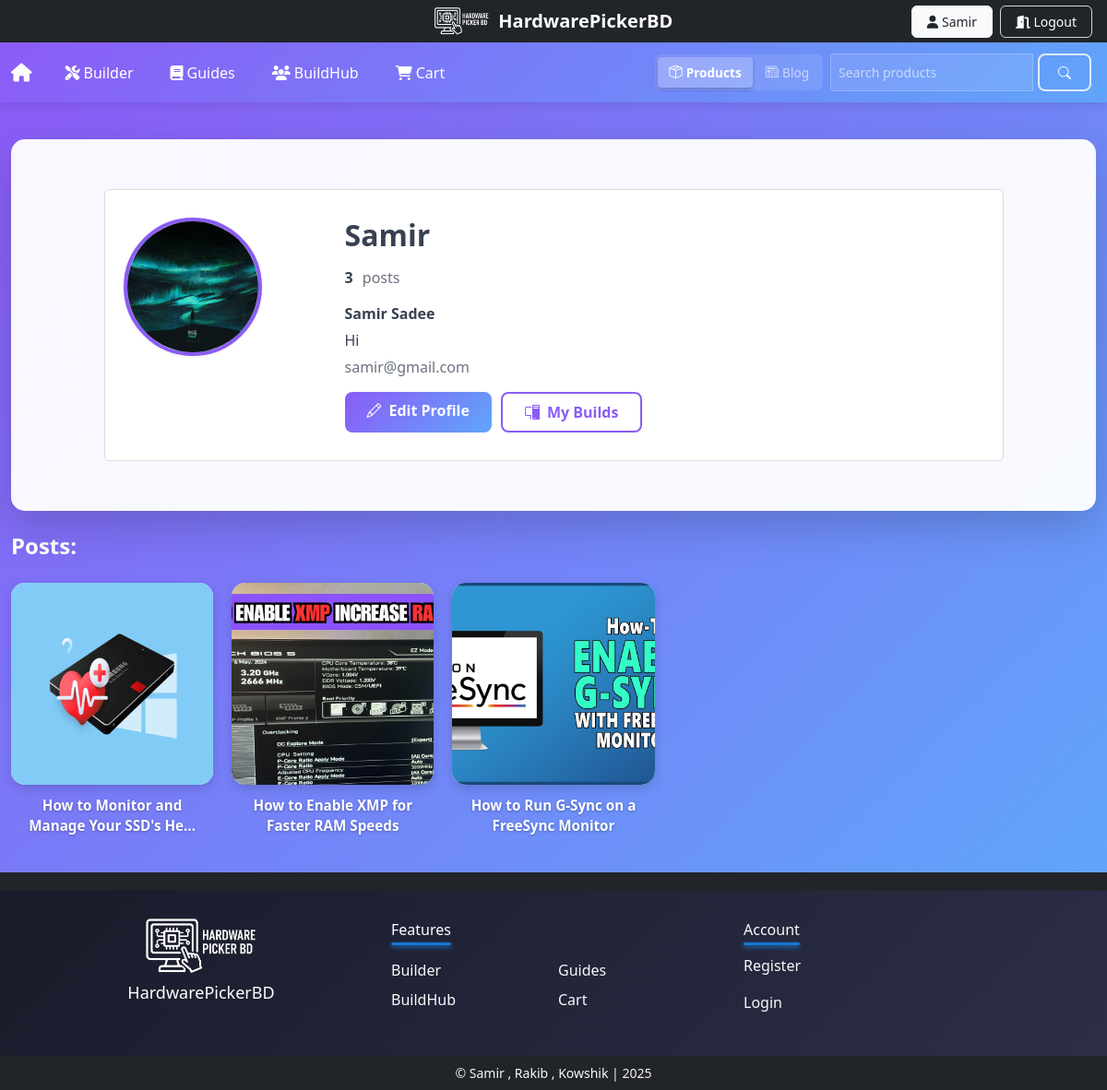
Screenshot of /userprofile/profile/ (signed in) with the database file from the repository.
### userprofile/models.py (models this page shows, shortened)
class UserProfile(models.Model):
    user = models.OneToOneField(User, on_delete=models.CASCADE)
    first_name = models.CharField(max_length=30,null=True ,blank=True)
    last_name = models.CharField(max_length=30, null=True,blank=True)
    phone_number = models.CharField(max_length=15,null=True ,blank=True)
    address = models.TextField(null=True ,blank=True)
    date_of_birth = models.DateField(null=True, blank=True)
    bio = models.TextField(null=True ,blank=True)
    image = models.ImageField(default='default.jpg', upload_to='profile_pics/',null=True ,blank=True)

### buildhub/models.py (models this page shows, shortened)
class BlogPost(models.Model):
    display_image= models.ImageField(upload_to='blog_images/',null=True,blank=True)
    title = models.CharField(max_length=200)
    content = models.TextField()
    author = models.ForeignKey(User, on_delete=models.CASCADE)
    created = models.DateTimeField(auto_now_add=True)
    updated = models.DateTimeField(auto_now=True)

### userprofile/views.py (the view)
# urls.py: path('userprofile/', include('userprofile.urls')),
def userprofile(request):
    return render(request, 'userprofile/profile.html')

### templates/userprofile/profile.html (shortened to what this page needs)
{% extends 'base.html' %}
{% load static %}
{% block content %}
<link rel="stylesheet" href="{% static 'css/profile.css' %}">
<div class="profile-page-wrapper" style="background: linear-gradient(135deg, #8b5cf6 0%, #60a5fa 100%); padding: 40px 0 0 0;">
    <div class="container" style="padding-bottom: 40px; max-width: 1200px;">
        <div class="card border-0 shadow-lg mb-4" style="border-radius: 15px; background: rgba(255,255,255,0.95);">
            <div class="card-body p-4">
                <div class="profile-header">
                    <div class="profile-avatar">
                        {% if user.userprofile.image %}
                        <img src="{{ user.userprofile.image.url }}" alt="{{ user.username }} avatar" style="width: 150px; height: 150px; border-radius: 50%; object-fit: cover; border: 4px solid #8b5cf6;">
                        {% else %}
                        <img src="{% static 'image/logo.png' %}" alt="default avatar" style="width: 150px; height: 150px; border-radius: 50%; object-fit: cover; border: 4px solid #8b5cf6;">
                        {% endif %}
                    </div>
                    <div class="profile-meta" style="flex: 1; margin-left: 30px;">
                        <h2 style="color: #374151; font-weight: 700; margin-bottom: 15px;">{{ user.username }}</h2>
                        <div class="profile-stats" style="display: flex; gap: 30px; margin-bottom: 15px;">
                            <div style="color: #6b7280;"><b style="color: #374151;">{{ user.blogpost_set.count }}</b> posts</div>
                        </div>
                        <div class="profile-bio" style="margin-bottom: 15px; color: #374151;">
                            {% if user.userprofile.first_name or user.userprofile.last_name %}
                            <div style="margin-bottom: 5px;"><b>{{ user.userprofile.first_name }} {{ user.userprofile.last_name }}</b></div>
                            {% endif %}
                            {% if user.userprofile.bio %}
                            <div style="margin-bottom: 5px;">{{ user.userprofile.bio }}</div>
                            {% endif %}
                            <div style="color: #6b7280;">{{ user.email }}</div>
                        </div>
                        <div class="profile-actions" style="display: flex; gap: 10px;">
                            <a href="{% url 'edit_profile' %}" class="btn px-4 py-2" style="background: linear-gradient(135deg, #8b5cf6 0%, #60a5fa 100%); border: none; color: white; font-weight: 600; border-radius: 8px; text-decoration: none; transition: all 0.3s ease;">
                                <i class="bi bi-pencil me-2"></i>Edit Profile
                            </a>
                            <a href="{% url 'order_list' %}" class="btn btn-outline-secondary px-4 py-2" style="border: 2px solid #8b5cf6; color: #8b5cf6; font-weight: 600; border-radius: 8px; text-decoration: none; transition: all 0.3s ease;">
                                <i class="bi bi-pc-display me-2"></i>My Builds
                            </a>
                        </div>
                    </div>
                </div>
            </div>
        </div>
        <div style="margin-bottom: 25px;">
            <h4 style="color: white; font-weight: 700; margin-bottom: 0;">Posts:</h4>
        </div>
        <div class="posts-grid">
            {% for post in user.blogpost_set.all reversed %}
            <a href="{% url 'blog_details' post.id %}" class="post-item">
                <div class="post-thumbnail">
                    {% if post.display_image %}
                    <img src="{{ post.display_image.url }}" alt="{{ post.title }}">
                    {% else %}
                    <img src="{% static 'image/logo.png' %}" alt="no image">
                    {% endif %}
                </div>
                <div class="post-title">
                    {{ post.title|truncatechars:40 }}
                </div>
            </a>
            {% endfor %}
        </div>
    </div>
</div>
{% endblock %}

### templates/main/header.html (shortened to what this page needs)
{% load static %}
<section>
  <div class="bg-dark text-white py-2" style="background-color: #212529 !important;">
    <div class="container d-flex justify-content-between align-items-center">
      <div class="mx-auto d-flex align-items-center">
        <img src="{% static 'image/logo.png' %}" alt="Site Logo"
             style="height: 30px; margin-right: 10px;"
             class="d-inline-block align-text-top">
        <span class="fw-bold fs-5">HardwarePickerBD</span>
      </div>
      <div class="position-absolute end-0 me-3">
        {% if user.is_authenticated %}
          <div class="d-flex align-items-center">
            <a href="{% url 'profile' %}" class="btn btn-sm btn-light text-dark me-2">
              <i class="fas fa-user me-1"></i>{{ user.username }}
            </a>
            <a href="{% url 'logout' %}" class="btn btn-sm btn-outline-light">
              <i class="fa-solid fa-door-open"></i> Logout
            </a>
          </div>
        {% endif %}
      </div>
    </div>
  </div>
<nav class="navbar navbar-expand-lg navbar-dark" style="background-color: #191b2a !important;">
  <div class="container-fluid">
    <a class="navbar-brand me-3" href="{% url 'home' %}">
      <i class="fa-solid fa-house"></i>
    </a>
    <div class="collapse navbar-collapse" id="navbarNavDropdown">
      <ul class="navbar-nav">
        <li class="nav-item">
          <a class="nav-link" href="{% url 'cpu' %}">
            <i class="fas fa-tools me-1"></i>Builder
          </a>
        </li>
        <li class="nav-item">
          <a class="nav-link" href="{% url 'guide_list' %}">
            <i class="fas fa-book me-1"></i>Guides
          </a>
        </li>
        <li class="nav-item">
          <a class="nav-link" href="{% url 'blog' %}">
            <i class="fa-solid fa-users me-1"></i>  BuildHub
          </a>
        </li>
        <li class="nav-item">
          <a class="nav-link" href="{% url 'cart_view' %}">
            <i class="fas fa-shopping-cart me-1"></i>Cart
          </a>
        </li>
      </ul>
<form id="unified-search-form" class="d-flex ms-auto position-relative align-items-center" role="search" method="get" action="{% url 'product_search' %}">
    <div class="search-mode-switcher me-2">
        <button type="button" class="mode-btn active" data-mode="products">
            <i class="bi bi-box-seam me-1"></i>Products
        </button>
        <button type="button" class="mode-btn" data-mode="blog">
            <i class="bi bi-newspaper me-1"></i>Blog
        </button>
    </div>
    <div class="input-group">
        <input id="unified-search-input" class="form-control form-control-sm" type="search" placeholder="Search products" aria-label="Search" name="q" autocomplete="off" value="{{ request.GET.q|default_if_none:'' }}">
        <button class="btn btn-outline-light btn-sm" type="submit">
            <i class="bi bi-search"></i>
        </button>
    </div>
</form>
    </div>
  </div>
</nav>
</section>

### static/css/style.css (style rules this page uses)
* { margin: 0; padding: 0; box-sizing: border-box; }
:root { --gold: #FFD700; --gold-dark: #FFA500; --coral: #FF7F50; --coral-dark: #FF6347; --violet: #8b5cf6; --blue: #60a5fa; }
.bg-dark .btn-sm { padding: 6px 16px !important; font-size: 0.875rem !important; border-width: 1px !important; border-radius: 6px !important; line-height: 1.5 !important; font-weight: 500 !important; transition: all 0.2s ease !important; margin: 0 !important; }
.bg-dark .btn-outline-light { border: 1px solid rgba(255,255,255,0.8) !important; color: #fff !important; background-color: transparent !important; }
.bg-dark .btn-light { background-color: #f8f9fa !important; border: 1px solid #f8f9fa !important; color: #212529 !important; }
.bg-dark .me-2 { margin-right: 8px !important; }
.navbar .btn { padding: 8px 20px !important; margin: 0 5px !important; border-width: 2px !important; border-radius: 8px !important; font-weight: 500; transition: all 0.3s ease; }
.navbar .btn-outline-light { border: 2px solid rgba(255,255,255,0.8) !important; color: #fff !important; }
.navbar { background: linear-gradient(135deg, #8b5cf6 0%, #60a5fa 100%) !important; box-shadow: 0 4px 12px rgba(0,0,0,0.1); padding: 12px 0 !important; }
.nav-item a { color: #ffffff !important; font-weight: 500; transition: all 0.3s ease; padding: 8px 15px !important; }
.btn-outline-light { border: 2px solid var(--gold); color: var(--gold); font-weight: 600; padding: 12px 30px; border-radius: 50px; transition: all 0.3s ease; background: transparent; }
.card { transition: all 0.3s ease; }

### static/css/profile.css (style rules this page uses)
:root { --accent:#262626; --muted:#8e8e8e; --primary:#3897f0; }
.profile-header { max-width:975px;margin:30px auto;display:flex;gap:30px;align-items:center;padding:30px 20px;background:#fff;border:1px solid #dbdbdb;border-radius:6px }
.profile-avatar { flex:0 0 180px }
.profile-avatar img { width:150px;height:150px;border-radius:50%;object-fit:cover;border:4px solid #fff;box-shadow:0 1px 3px rgba(0,0,0,0.08) }
.profile-meta { flex:1 }
.profile-meta h2 { font-weight:300;color:var(--accent);margin:0 0 8px }
.profile-stats { display:flex;gap:24px;color:var(--accent);margin:8px 0 }
.profile-stats b { font-weight:600;margin-right:6px }
.profile-bio { color:var(--muted);margin-top:10px }
.profile-actions { margin-top:14px }

### templates/main/header.html (style rules this page uses)
.bg-dark .btn-sm { padding: 6px 16px !important; font-size: 0.875rem !important; border-width: 1px !important; border-radius: 6px !important; line-height: 1.5 !important; font-weight: 500 !important; transition: all 0.2s ease !important; margin: 0 !important; }
.bg-dark .btn-outline-light { border: 1px solid rgba(255,255,255,0.8) !important; color: #fff !important; background-color: transparent !important; }
.bg-dark .btn-light { background-color: #f8f9fa !important; border: 1px solid #f8f9fa !important; color: #212529 !important; }
.bg-dark .me-2 { margin-right: 8px !important; }
.navbar-nav .nav-link { display: flex; align-items: center; padding: 0.5rem 1rem; transition: all 0.3s ease; border-radius: 4px; }
.navbar-nav .nav-item { margin: 0 5px; }
.search-mode-switcher { display: flex; background-color: rgba(255, 255, 255, 0.1); border-radius: 6px; padding: 3px; gap: 2px; }
.mode-btn { border: none; background: transparent; color: rgba(255, 255, 255, 0.6); padding: 6px 12px; border-radius: 4px; font-size: 0.85rem; font-weight: 500; cursor: pointer; transition: all 0.3s ease; white-space: nowrap; }
.mode-btn.active { background-color: rgba(255, 255, 255, 0.2); color: #fff; font-weight: 600; box-shadow: 0 2px 4px rgba(0, 0, 0, 0.2); }
.mode-btn i { font-size: 0.9rem; }
.form-control { background-color: rgba(255, 255, 255, 0.1); border: 1px solid rgba(255, 255, 255, 0.3); color: white; }
.form-control::placeholder { color: rgba(255, 255, 255, 0.6); }

### rows the page displays
BlogPost: display_image (picture), title "How to Monitor and Manage Your SSD's He…"
BlogPost: display_image (picture), title "How to Enable XMP for Faster RAM Speeds"
BlogPost: display_image (picture), title "How to Run G-Sync on a FreeSync Monitor"

### other values shown
{{ user.username }} "Samir"
{{ user.blogpost_set.count }} "3"
{{ user.userprofile.first_name }} "Samir"
{{ user.userprofile.last_name }} "Sadee"
{{ user.userprofile.bio }} "Hi"
{{ user.email }} "samir@gmail.com"
